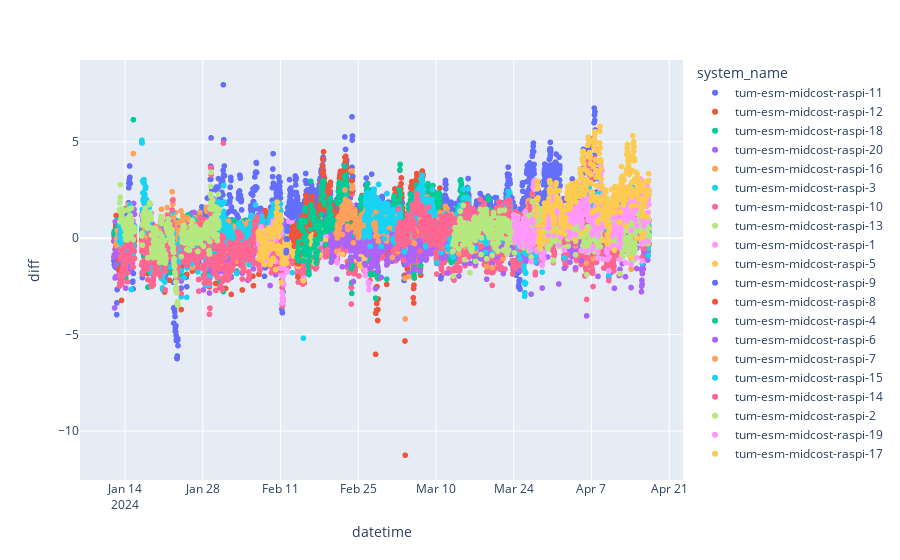
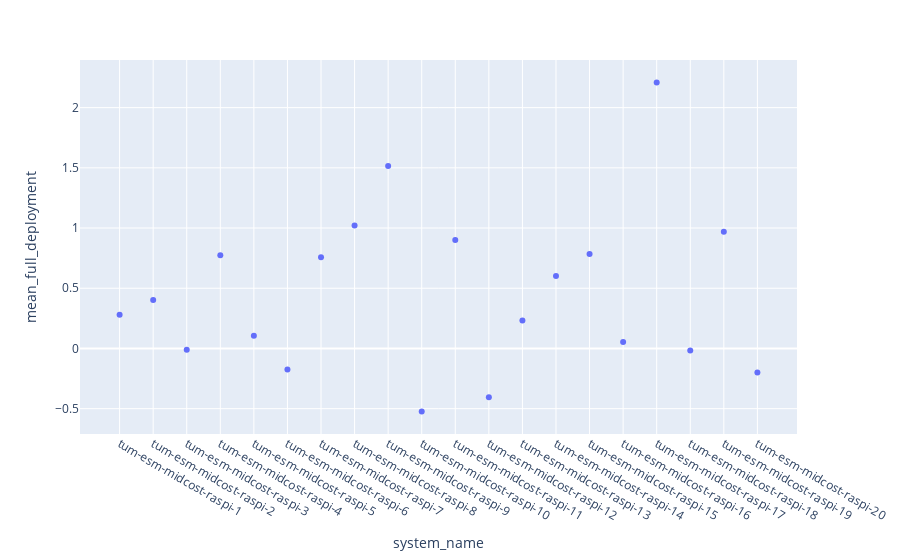
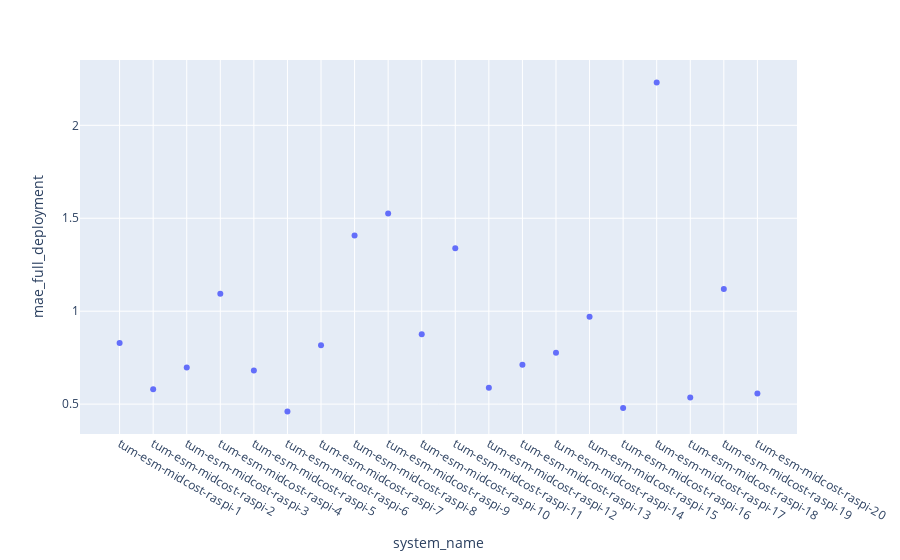
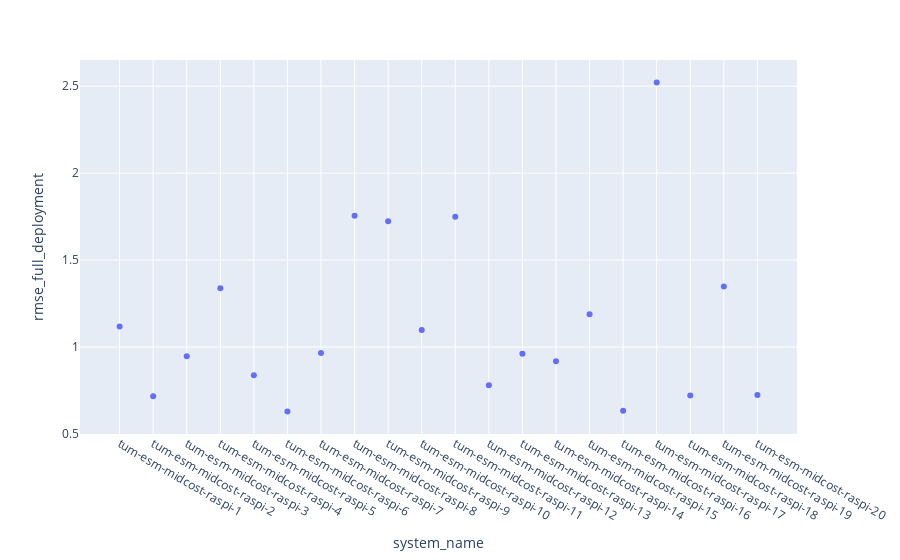

The notebook cell saved with these charts, in order:
### Code cell
fig = px.scatter(df, x="datetime", y="diff", color = "system_name")
fig.show()
fig = px.scatter(df_sbs, x="system_name", y="mean_full_deployment")
fig.show()
fig = px.scatter(df_sbs, x="system_name", y="mae_full_deployment")
fig.show()
fig = px.scatter(df_sbs, x="system_name", y="rmse_full_deployment")
fig.show()

### Figure 1 — Plotly figure (JSON) as saved in the notebook; plotly's stock layout.template omitted (floating-point values rounded to 4 significant figures; data arrays with more than 128 entries replaced by an {"elided": "..."} marker saying what was removed)
{"data": [{"hovertemplate": "system_name=tum-esm-midcost-raspi-11<br>datetime=%{x}<br>diff=%{y}<extra></extra>", "legendgroup": "tum-esm-midcost-raspi-11", "marker": {"color": "#636efa", "symbol": "circle"}, "mode": "markers", "name": "tum-esm-midcost-raspi-11", "showlegend": true, "type": "scattergl", "x": {"elided": "2042 str values"}, "xaxis": "x", "y": {"elided": "2042 float values"}, "yaxis": "y"}, {"hovertemplate": "system_name=tum-esm-midcost-raspi-12<br>datetime=%{x}<br>diff=%{y}<extra></extra>", "legendgroup": "tum-esm-midcost-raspi-12", "marker": {"color": "#EF553B", "symbol": "circle"}, "mode": "markers", "name": "tum-esm-midcost-raspi-12", "showlegend": true, "type": "scattergl", "x": {"elided": "712 str values"}, "xaxis": "x", "y": {"elided": "712 float values"}, "yaxis": "y"}, {"hovertemplate": "system_name=tum-esm-midcost-raspi-18<br>datetime=%{x}<br>diff=%{y}<extra></extra>", "legendgroup": "tum-esm-midcost-raspi-18", "marker": {"color": "#00cc96", "symbol": "circle"}, "mode": "markers", "name": "tum-esm-midcost-raspi-18", "showlegend": true, "type": "scattergl", "x": {"elided": "568 str values"}, "xaxis": "x", "y": {"elided": "568 float values"}, "yaxis": "y"}, {"hovertemplate": "system_name=tum-esm-midcost-raspi-20<br>datetime=%{x}<br>diff=%{y}<extra></extra>", "legendgroup": "tum-esm-midcost-raspi-20", "marker": {"color": "#ab63fa", "symbol": "circle"}, "mode": "markers", "name": "tum-esm-midcost-raspi-20", "showlegend": true, "type": "scattergl", "x": {"elided": "712 str values"}, "xaxis": "x", "y": {"elided": "712 float values"}, "yaxis": "y"}, {"hovertemplate": "system_name=tum-esm-midcost-raspi-16<br>datetime=%{x}<br>diff=%{y}<extra></extra>", "legendgroup": "tum-esm-midcost-raspi-16", "marker": {"color": "#FFA15A", "symbol": "circle"}, "mode": "markers", "name": "tum-esm-midcost-raspi-16", "showlegend": true, "type": "scattergl", "x": {"elided": "558 str values"}, "xaxis": "x", "y": {"elided": "558 float values"}, "yaxis": "y"}, {"hovertemplate": "system_name=tum-esm-midcost-raspi-3<br>datetime=%{x}<br>diff=%{y}<extra></extra>", "legendgroup": "tum-esm-midcost-raspi-3", "marker": {"color": "#19d3f3", "symbol": "circle"}, "mode": "markers", "name": "tum-esm-midcost-raspi-3", "showlegend": true, "type": "scattergl", "x": {"elided": "855 str values"}, "xaxis": "x", "y": {"elided": "855 float values"}, "yaxis": "y"}, {"hovertemplate": "system_name=tum-esm-midcost-raspi-10<br>datetime=%{x}<br>diff=%{y}<extra></extra>", "legendgroup": "tum-esm-midcost-raspi-10", "marker": {"color": "#FF6692", "symbol": "circle"}, "mode": "markers", "name": "tum-esm-midcost-raspi-10", "showlegend": true, "type": "scattergl", "x": {"elided": "2018 str values"}, "xaxis": "x", "y": {"elided": "2018 float values"}, "yaxis": "y"}, {"hovertemplate": "system_name=tum-esm-midcost-raspi-13<br>datetime=%{x}<br>diff=%{y}<extra></extra>", "legendgroup": "tum-esm-midcost-raspi-13", "marker": {"color": "#B6E880", "symbol": "circle"}, "mode": "markers", "name": "tum-esm-midcost-raspi-13", "showlegend": true, "type": "scattergl", "x": {"elided": "389 str values"}, "xaxis": "x", "y": {"elided": "389 float values"}, "yaxis": "y"}, {"hovertemplate": "system_name=tum-esm-midcost-raspi-1<br>datetime=%{x}<br>diff=%{y}<extra></extra>", "legendgroup": "tum-esm-midcost-raspi-1", "marker": {"color": "#FF97FF", "symbol": "circle"}, "mode": "markers", "name": "tum-esm-midcost-raspi-1", "showlegend": true, "type": "scattergl", "x": {"elided": "479 str values"}, "xaxis": "x", "y": {"elided": "479 float values"}, "yaxis": "y"}, {"hovertemplate": "system_name=tum-esm-midcost-raspi-5<br>datetime=%{x}<br>diff=%{y}<extra></extra>", "legendgroup": "tum-esm-midcost-raspi-5", "marker": {"color": "#FECB52", "symbol": "circle"}, "mode": "markers", "name": "tum-esm-midcost-raspi-5", "showlegend": true, "type": "scattergl", "x": {"elided": "455 str values"}, "xaxis": "x", "y": {"elided": "455 float values"}, "yaxis": "y"}, {"hovertemplate": "system_name=tum-esm-midcost-raspi-9<br>datetime=%{x}<br>diff=%{y}<extra></extra>", "legendgroup": "tum-esm-midcost-raspi-9", "marker": {"color": "#636efa", "symbol": "circle"}, "mode": "markers", "name": "tum-esm-midcost-raspi-9", "showlegend": true, "type": "scattergl", "x": {"elided": "1113 str values"}, "xaxis": "x", "y": {"elided": "1113 float values"}, "yaxis": "y"}, {"hovertemplate": "system_name=tum-esm-midcost-raspi-8<br>datetime=%{x}<br>diff=%{y}<extra></extra>", "legendgroup": "tum-esm-midcost-raspi-8", "marker": {"color": "#EF553B", "symbol": "circle"}, "mode": "markers", "name": "tum-esm-midcost-raspi-8", "showlegend": true, "type": "scattergl", "x": {"elided": "671 str values"}, "xaxis": "x", "y": {"elided": "671 float values"}, "yaxis": "y"}, {"hovertemplate": "system_name=tum-esm-midcost-raspi-4<br>datetime=%{x}<br>diff=%{y}<extra></extra>", "legendgroup": "tum-esm-midcost-raspi-4", "marker": {"color": "#00cc96", "symbol": "circle"}, "mode": "markers", "name": "tum-esm-midcost-raspi-4", "showlegend": true, "type": "scattergl", "x": {"elided": "841 str values"}, "xaxis": "x", "y": {"elided": "841 float values"}, "yaxis": "y"}, {"hovertemplate": "system_name=tum-esm-midcost-raspi-6<br>datetime=%{x}<br>diff=%{y}<extra></extra>", "legendgroup": "tum-esm-midcost-raspi-6", "marker": {"color": "#ab63fa", "symbol": "circle"}, "mode": "markers", "name": "tum-esm-midcost-raspi-6", "showlegend": true, "type": "scattergl", "x": {"elided": "1378 str values"}, "xaxis": "x", "y": {"elided": "1378 float values"}, "yaxis": "y"}, {"hovertemplate": "system_name=tum-esm-midcost-raspi-7<br>datetime=%{x}<br>diff=%{y}<extra></extra>", "legendgroup": "tum-esm-midcost-raspi-7", "marker": {"color": "#FFA15A", "symbol": "circle"}, "mode": "markers", "name": "tum-esm-midcost-raspi-7", "showlegend": true, "type": "scattergl", "x": {"elided": "1354 str values"}, "xaxis": "x", "y": {"elided": "1354 float values"}, "yaxis": "y"}, {"hovertemplate": "system_name=tum-esm-midcost-raspi-15<br>datetime=%{x}<br>diff=%{y}<extra></extra>", "legendgroup": "tum-esm-midcost-raspi-15", "marker": {"color": "#19d3f3", "symbol": "circle"}, "mode": "markers", "name": "tum-esm-midcost-raspi-15", "showlegend": true, "type": "scattergl", "x": {"elided": "1234 str values"}, "xaxis": "x", "y": {"elided": "1234 float values"}, "yaxis": "y"}, {"hovertemplate": "system_name=tum-esm-midcost-raspi-14<br>datetime=%{x}<br>diff=%{y}<extra></extra>", "legendgroup": "tum-esm-midcost-raspi-14", "marker": {"color": "#FF6692", "symbol": "circle"}, "mode": "markers", "name": "tum-esm-midcost-raspi-14", "showlegend": true, "type": "scattergl", "x": {"elided": "1090 str values"}, "xaxis": "x", "y": {"elided": "1090 float values"}, "yaxis": "y"}, {"hovertemplate": "system_name=tum-esm-midcost-raspi-2<br>datetime=%{x}<br>diff=%{y}<extra></extra>", "legendgroup": "tum-esm-midcost-raspi-2", "marker": {"color": "#B6E880", "symbol": "circle"}, "mode": "markers", "name": "tum-esm-midcost-raspi-2", "showlegend": true, "type": "scattergl", "x": {"elided": "850 str values"}, "xaxis": "x", "y": {"elided": "850 float values"}, "yaxis": "y"}, {"hovertemplate": "system_name=tum-esm-midcost-raspi-19<br>datetime=%{x}<br>diff=%{y}<extra></extra>", "legendgroup": "tum-esm-midcost-raspi-19", "marker": {"color": "#FF97FF", "symbol": "circle"}, "mode": "markers", "name": "tum-esm-midcost-raspi-19", "showlegend": true, "type": "scattergl", "x": {"elided": "586 str values"}, "xaxis": "x", "y": {"elided": "586 float values"}, "yaxis": "y"}, {"hovertemplate": "system_name=tum-esm-midcost-raspi-17<br>datetime=%{x}<br>diff=%{y}<extra></extra>", "legendgroup": "tum-esm-midcost-raspi-17", "marker": {"color": "#FECB52", "symbol": "circle"}, "mode": "markers", "name": "tum-esm-midcost-raspi-17", "showlegend": true, "type": "scattergl", "x": {"elided": "490 str values"}, "xaxis": "x", "y": {"elided": "490 float values"}, "yaxis": "y"}], "layout": {"legend": {"title": {"text": "system_name"}, "tracegroupgap": 0}, "margin": {"t": 60}, "xaxis": {"anchor": "y", "domain": [0, 1], "title": {"text": "datetime"}}, "yaxis": {"anchor": "x", "domain": [0, 1], "title": {"text": "diff"}}}}

### Figure 2 — Plotly figure (JSON) as saved in the notebook; plotly's stock layout.template omitted (floating-point values rounded to 4 significant figures)
{"data": [{"hovertemplate": "system_name=%{x}<br>mean_full_deployment=%{y}<extra></extra>", "legendgroup": "", "marker": {"color": "#636efa", "symbol": "circle"}, "mode": "markers", "name": "", "orientation": "v", "showlegend": false, "type": "scatter", "x": ["tum-esm-midcost-raspi-1", "tum-esm-midcost-raspi-2", "tum-esm-midcost-raspi-3", "tum-esm-midcost-raspi-4", "tum-esm-midcost-raspi-5", "tum-esm-midcost-raspi-6", "tum-esm-midcost-raspi-7", "tum-esm-midcost-raspi-8", "tum-esm-midcost-raspi-9", "tum-esm-midcost-raspi-10", "tum-esm-midcost-raspi-11", "tum-esm-midcost-raspi-12", "tum-esm-midcost-raspi-13", "tum-esm-midcost-raspi-14", "tum-esm-midcost-raspi-15", "tum-esm-midcost-raspi-16", "tum-esm-midcost-raspi-17", "tum-esm-midcost-raspi-18", "tum-esm-midcost-raspi-19", "tum-esm-midcost-raspi-20"], "xaxis": "x", "y": [0.2794, 0.4026, -0.009977, 0.7742, 0.1051, -0.175, 0.7573, 1.021, 1.516, -0.524, 0.9009, -0.4054, 0.2329, 0.6011, 0.7851, 0.05432, 2.209, -0.01631, 0.9684, -0.1988], "yaxis": "y"}], "layout": {"legend": {"tracegroupgap": 0}, "margin": {"t": 60}, "xaxis": {"anchor": "y", "domain": [0, 1], "title": {"text": "system_name"}}, "yaxis": {"anchor": "x", "domain": [0, 1], "title": {"text": "mean_full_deployment"}}}}

### Figure 3 — Plotly figure (JSON) as saved in the notebook; plotly's stock layout.template omitted (floating-point values rounded to 4 significant figures)
{"data": [{"hovertemplate": "system_name=%{x}<br>mae_full_deployment=%{y}<extra></extra>", "legendgroup": "", "marker": {"color": "#636efa", "symbol": "circle"}, "mode": "markers", "name": "", "orientation": "v", "showlegend": false, "type": "scatter", "x": ["tum-esm-midcost-raspi-1", "tum-esm-midcost-raspi-2", "tum-esm-midcost-raspi-3", "tum-esm-midcost-raspi-4", "tum-esm-midcost-raspi-5", "tum-esm-midcost-raspi-6", "tum-esm-midcost-raspi-7", "tum-esm-midcost-raspi-8", "tum-esm-midcost-raspi-9", "tum-esm-midcost-raspi-10", "tum-esm-midcost-raspi-11", "tum-esm-midcost-raspi-12", "tum-esm-midcost-raspi-13", "tum-esm-midcost-raspi-14", "tum-esm-midcost-raspi-15", "tum-esm-midcost-raspi-16", "tum-esm-midcost-raspi-17", "tum-esm-midcost-raspi-18", "tum-esm-midcost-raspi-19", "tum-esm-midcost-raspi-20"], "xaxis": "x", "y": [0.8287, 0.5796, 0.6966, 1.094, 0.681, 0.46, 0.8165, 1.407, 1.525, 0.8755, 1.338, 0.5881, 0.7118, 0.7759, 0.9695, 0.4786, 2.231, 0.5362, 1.119, 0.5566], "yaxis": "y"}], "layout": {"legend": {"tracegroupgap": 0}, "margin": {"t": 60}, "xaxis": {"anchor": "y", "domain": [0, 1], "title": {"text": "system_name"}}, "yaxis": {"anchor": "x", "domain": [0, 1], "title": {"text": "mae_full_deployment"}}}}

### Figure 4 — Plotly figure (JSON) as saved in the notebook; plotly's stock layout.template omitted (floating-point values rounded to 4 significant figures)
{"data": [{"hovertemplate": "system_name=%{x}<br>rmse_full_deployment=%{y}<extra></extra>", "legendgroup": "", "marker": {"color": "#636efa", "symbol": "circle"}, "mode": "markers", "name": "", "orientation": "v", "showlegend": false, "type": "scatter", "x": ["tum-esm-midcost-raspi-1", "tum-esm-midcost-raspi-2", "tum-esm-midcost-raspi-3", "tum-esm-midcost-raspi-4", "tum-esm-midcost-raspi-5", "tum-esm-midcost-raspi-6", "tum-esm-midcost-raspi-7", "tum-esm-midcost-raspi-8", "tum-esm-midcost-raspi-9", "tum-esm-midcost-raspi-10", "tum-esm-midcost-raspi-11", "tum-esm-midcost-raspi-12", "tum-esm-midcost-raspi-13", "tum-esm-midcost-raspi-14", "tum-esm-midcost-raspi-15", "tum-esm-midcost-raspi-16", "tum-esm-midcost-raspi-17", "tum-esm-midcost-raspi-18", "tum-esm-midcost-raspi-19", "tum-esm-midcost-raspi-20"], "xaxis": "x", "y": [1.117, 0.7159, 0.9474, 1.338, 0.8371, 0.6285, 0.9648, 1.755, 1.723, 1.098, 1.748, 0.7797, 0.9606, 0.9185, 1.188, 0.6338, 2.522, 0.7202, 1.348, 0.7232], "yaxis": "y"}], "layout": {"legend": {"tracegroupgap": 0}, "margin": {"t": 60}, "xaxis": {"anchor": "y", "domain": [0, 1], "title": {"text": "system_name"}}, "yaxis": {"anchor": "x", "domain": [0, 1], "title": {"text": "rmse_full_deployment"}}}}
